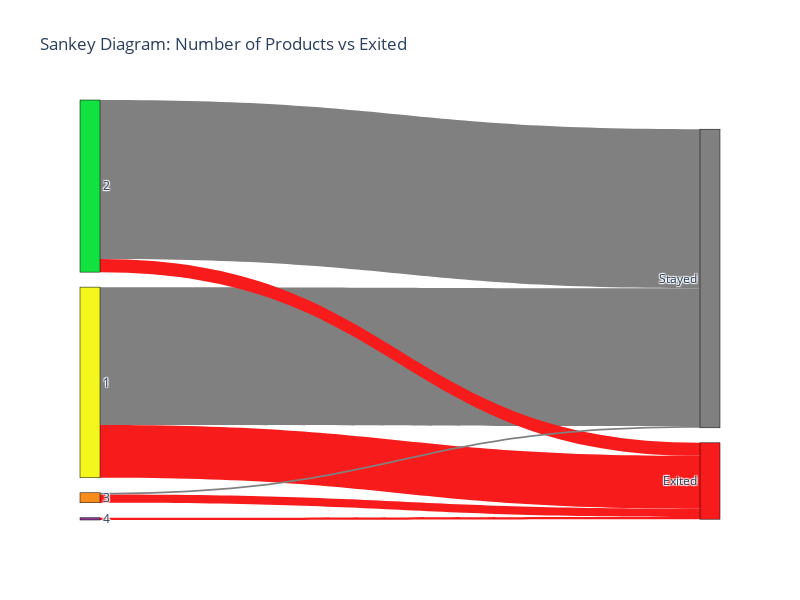

Here is the notebook cell this chart was saved with:
### Code cell
data['NumOfProducts_str'] = data['NumOfProducts'].map({1: '1', 2: '2', 3: '3', 4: '4'})
data['Exited_str'] = data['Exited'].map({1: 'Exited', 0: 'Stayed'})

# Define color dictionary
colorDict = {
    'Exited': '#f71b1b',
    'Stayed': 'grey',
    '1': '#f3f71b',
    '2': '#12e23f',
    '3': '#f78c1b',
    '4': '#8E388E'
}

# Prepare the nodes and links for the Sankey chart
labels = ['1', '2', '3', '4', 'Exited', 'Stayed']
source = []
target = []
values = []

# Calculate the counts of combinations between 'NumOfProducts_str' and 'Exited_str'
for product in ['1', '2', '3', '4']:
    for status in ['Exited', 'Stayed']:
        count = len(data[(data['NumOfProducts_str'] == product) & (data['Exited_str'] == status)])
        if count > 0:
            source.append(labels.index(product))
            target.append(labels.index(status))
            values.append(count)

# Create Sankey diagram
fig = go.Figure(go.Sankey(
    node=dict(
        pad=15,
        thickness=20,
        line=dict(color="black", width=0.5),
        label=labels,
        color=[colorDict[label] for label in labels]  # Apply colors from the colorDict
    ),
    link=dict(
        source=source,
        target=target,
        value=values,
        color=[colorDict[labels[target[i]]] for i in range(len(target))]  # Color links based on target
    )
))

# Update layout for better aesthetics
fig.update_layout(
    title_text="Sankey Diagram: Number of Products vs Exited",
    font_size=12,
    width=800,
    height=600
)

# Show the plot
fig.show()

### Figure 1 — Plotly figure (JSON) as saved in the notebook; plotly's stock layout.template omitted (floating-point values rounded to 4 significant figures)
{"data": [{"link": {"color": ["#f71b1b", "grey", "#f71b1b", "grey", "#f71b1b", "grey", "#f71b1b"], "source": [0, 0, 1, 1, 2, 2, 3], "target": [4, 5, 4, 5, 4, 5, 4], "value": [1409, 3675, 348, 4242, 220, 46, 60]}, "node": {"color": ["#f3f71b", "#12e23f", "#f78c1b", "#8E388E", "#f71b1b", "grey"], "label": ["1", "2", "3", "4", "Exited", "Stayed"], "line": {"color": "black", "width": 0.5}, "pad": 15, "thickness": 20}, "type": "sankey"}], "layout": {"font": {"size": 12}, "height": 600, "title": {"text": "Sankey Diagram: Number of Products vs Exited"}, "width": 800}}
